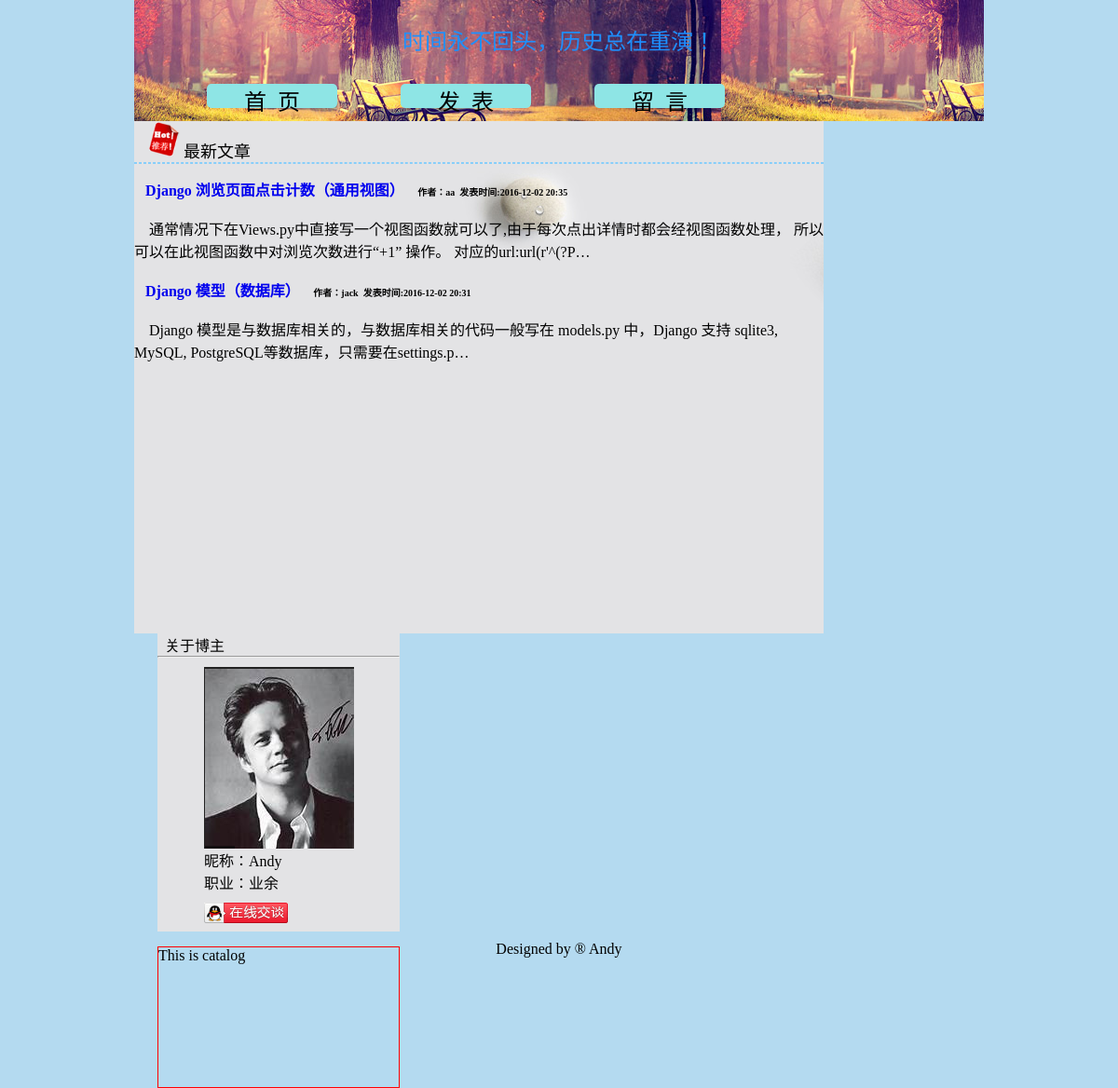
Page /news/ on the committed database.
### news/models.py (models this page shows, shortened)
@python_2_unicode_compatible
class Article(models.Model):
	title = models.CharField(verbose_name = '标题', max_length=200)
	content = models.TextField(verbose_name = '内容', max_length=10000)
	pub_date = models.DateTimeField(verbose_name = '发布日期', default=timezone.now)
	update_date = models.DateTimeField(verbose_name= '最近修改日期',default=timezone.now)
	clickCount = models.IntegerField(verbose_name = '浏览次数', default=0)
	isRecommend = models.BooleanField(verbose_name='推荐',default=False)
	author = models.ForeignKey(Author, verbose_name= '作者',on_delete=models.CASCADE)
	category = models.ForeignKey(Category, verbose_name='分类', blank=True, null=True)
	tag = models.ManyToManyField(Tag, verbose_name='标签',blank=True)
	class Meta:
		ordering = ['-pub_date', 'clickCount']
		verbose_name = '文章'
		verbose_name_plural = verbose_name
	def __str__(self):
		return self.title

@python_2_unicode_compatible
class Author(models.Model):
	name = models.CharField(verbose_name = "姓名", max_length=20)
	sex = models.IntegerField(verbose_name= '性别', blank=True, null=True)
	birthday = models.DateTimeField(verbose_name= '生日', blank=True, null=True)
	registerTime = models.DateTimeField(verbose_name= '注册日期', blank=True, null=True)
	latestLogTime = models.DateTimeField(verbose_name='最近登陆日期', blank=True, null=True)
	email = models.EmailField(verbose_name = "邮件",blank=True, null=True)
	total_blog = models.IntegerField(verbose_name = "文章总数", default=0)
	class Meta:
		verbose_name = '作者'
		verbose_name_plural = verbose_name
		ordering = ['name', 'total_blog']

### news/views.py (the view)
class IndexView(generic.ListView):
	template_name = 'news/index.html'
	context_object_name = 'title_list'
	def get_queryset(self):
		return Article.objects.filter(pub_date__lte=timezone.now()).order_by('-pub_date')[:10]

### news/templates/news/index.html (shortened to what this page needs)
{% load staticfiles %}
<html lang="en">
<head>
    <link rel="stylesheet" type="text/css" href="{% static 'news/css/index.css' %}"/>
</head>
<body>
    <div class="header">
        <div class="famous"><span >时间永不回头，历史总在重演！</span></div>
        <div class="catagory">
            <ul class="classify">
                <li>首&nbsp;&nbsp;页</li>
                <li>发&nbsp;&nbsp;表</li>
                <li>留&nbsp;&nbsp;言</li>
            </ul>
        </div>
    </div>
    <div class="content">
        <div class="text">
            <div class="advice">
                <img src="{% static 'news/images/tj.png'%}"/> <span class="newest">最新文章</span><hr/>
            </div>
            <div>
                <ul class="essay">
                    {% if title_list %}
                        {% for title in title_list %}
                            <li><h4>
                                {% if  forloop.counter <= 4 %}&nbsp;&nbsp;
                                <a href="/news/{{ title.id }}/">{{ title }}</a>
                                &nbsp;&nbsp;<span> 作者：{{title.author.name}}&nbsp;&nbsp;发表时间:{{title.pub_date|date:"Y-m-d H:i"}} </span> </h4><br/>
                                &nbsp;&nbsp;&nbsp;&nbsp;{{title.content|truncatechars:100}}
                            </li>
                            <br/>
                        {% endif %}
                        {% endfor %}
                    {% else %}
                        <p>No titles are available.</p>
                    {% endif %}
                </ul>
            </div>
        </div>
        <div class="hanger">
            <span>&nbsp;&nbsp;关于博主</span><br/><hr/>
            <div class="head">
                <img src="{% static 'news/images/andy.png'%}"/>
            </div>
            <ul class="introduce">
                <li>昵称：Andy </li>
                <li>职业：业余 </li>
                <a  href="# " title="联系博主"><img src="{% static 'news/images/QQ.png'%}"/></a>
            </ul>
            <div class="catalog">
                This is catalog
            </div>
        </div>
    </div>
    <div class="footer">
        Designed by  &reg Andy
    </div>
</body>
</html>

### news/static/news/css/index.css (style rules this page uses)
* { padding: 0px; margin: 0px; }
body { width: 76%; height: 100%; margin-left: 12%; background-color: #B4DAF0; }
.header { height: 130px; background-image: url(../images/art.jpg) }
.famous { padding: 25px; height: 20px; font-size: 24px; font-family: 华文行楷; text-align: center; }
.famous span { color: dodgerblue; }
.classify { list-style-type: none; padding: 0px; margin-left: 10px; }
.classify li { float: left; margin-top: 20px; margin-left: 68px; width: 140px; height: 26px; background-color: #8EE5E5; text-align: center; font-family: 华文行楷; font-size: 24px; border-radius: 5px; display: block; }
.head img { margin-left: 50px; margin-top: 10px; }
.catalog { margin-top: 25px; height:150px; border: 1px solid red; }
.content { width: 80%; height: 800px; display: inline; }
.text { background-image:url('../images/bg.jpg'); width: 740px; height: 550px; float: left; background-color: #FFFFFF; }
.advice img { margin-left: 15px; width: 34px; height: 39px; }
.advice span { font-size: 18px; font-family: 华文行楷; }
.advice hr { border: 1px dashed lightskyblue; }
.essay { margin-top: 15px; }
.essay span { font-size: 10px; }
.essay li { list-style-type: none; }
.essay a { text-decoration: none; }
.hanger { float: left; margin-left: 25px; height: 320px; width: 260px; background-color: #E3E3E5; }
.introduce li { margin-left: 50px; list-style-type: none; }
.introduce img { margin-top: 10px; margin-left: 50px; }
.footer { clear: both; background-color: #B4DAF0; height: 30px; margin-top: 20px; text-align: center; padding: 10px; }

### rows in the picture
Article: title "Django 浏览页面点击计数（通用视图）", author.name "aa", pub_date "2016-12-02 20:35", content "通常情况下在Views.py中直接写一个视图函数就可以了,由于每次点出详情时都会经视图函数处理， 所以可以在此视图函数中对浏览次数进行“+1” 操作。 对应的url:url(r'^(?P…"
Article: title "Django 模型（数据库）", author.name "jack", pub_date "2016-12-02 20:31", content "Django 模型是与数据库相关的，与数据库相关的代码一般写在 models.py 中，Django 支持 sqlite3, MySQL, PostgreSQL等数据库，只需要在settings.p…"
